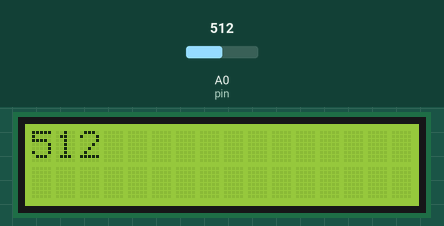
Recording of a sketch running on a simulated Arduino Uno, built with avr-gcc and run on an emulated ATmega328P. Parts: 16×2 character LCD. The test bench sets the inputs (shaded band); at power-on: A0 (pin) = 512.

Above: at 1.2 s.
1.3 s: A0 (pin) set to 716
At 2.2 s:
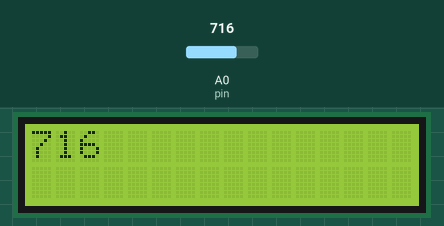
3.0 s: A0 (pin) set to 900
At 3.7 s:
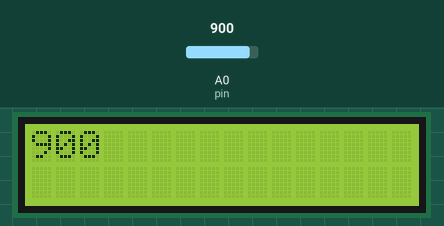
4.5 s: A0 (pin) set to 1023
At 5.2 s:
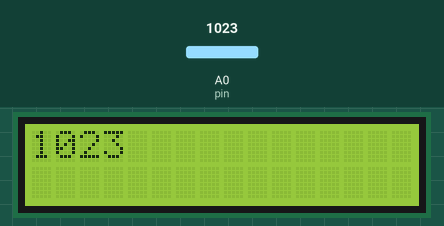
Timing chart, 0 to 7.5 s (numbered marks = the images above; inputs shaded):
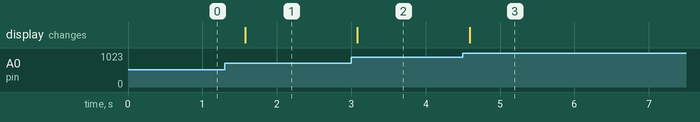

Measured:
- after the input at 1.3 s, the display: changes after 0.27 s (image 1)
- after the input at 3.0 s, the display: changes after 0.08 s (image 2)
- after the input at 4.5 s, the display: changes after 0.09 s (image 3)

The sketch:

prog5-2.ino
```cpp
//岩永拓也　17232016
#include <LiquidCrystal.h>

LiquidCrystal lcd( 7, 6, 3, 2, 1, 0 );
int pin    = 0;  //センサーのピン番号
int get_a0 = 0;  //センサーデータ取得用
void setup() {
  // put your setup code here, to run once:
  lcd.begin( 16, 2 );
}

void loop() {
  // put your main code here, to run repeatedly:
  get_a0 = analogRead(pin);  // 照度センサーからデータを取得
  lcd.clear();
  lcd.setCursor(0, 0);
  lcd.print(get_a0);
  delay(500);
}
```
